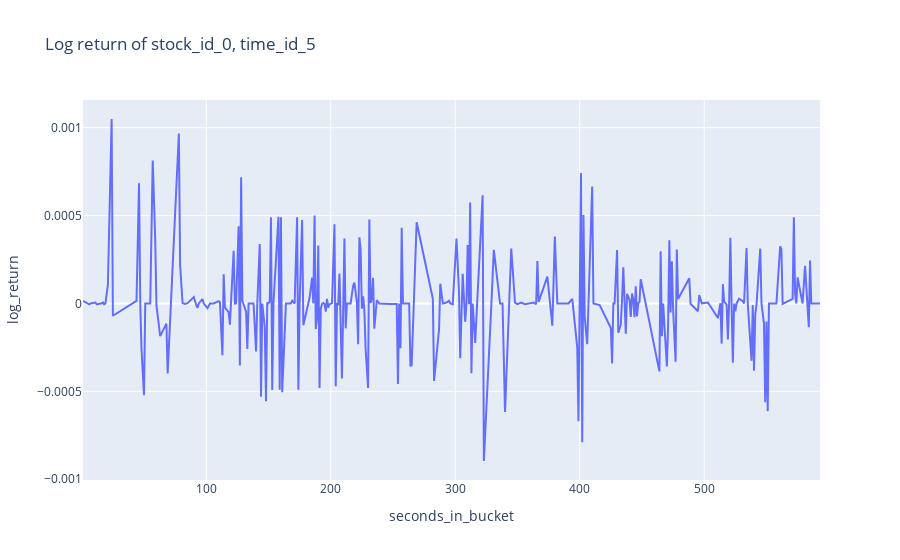

The notebook cell this image was saved under:
### Code cell
fig = px.line(book_example, x="seconds_in_bucket", y="log_return", title='Log return of stock_id_0, time_id_5')
fig.show()

### Figure 1 — Plotly figure (JSON) as saved in the notebook; plotly's stock layout.template omitted (floating-point values rounded to 4 significant figures; data arrays with more than 128 entries replaced by an {"elided": "..."} marker saying what was removed)
{"data": [{"hovertemplate": "seconds_in_bucket=%{x}<br>log_return=%{y}<extra></extra>", "legendgroup": "", "line": {"color": "#636efa", "dash": "solid"}, "mode": "lines", "name": "", "orientation": "v", "showlegend": false, "type": "scatter", "x": {"elided": "301 int values"}, "xaxis": "x", "y": {"elided": "301 float values"}, "yaxis": "y"}], "layout": {"legend": {"tracegroupgap": 0}, "title": {"text": "Log return of stock_id_0, time_id_5"}, "xaxis": {"anchor": "y", "domain": [0, 1], "title": {"text": "seconds_in_bucket"}}, "yaxis": {"anchor": "x", "domain": [0, 1], "title": {"text": "log_return"}}}}
